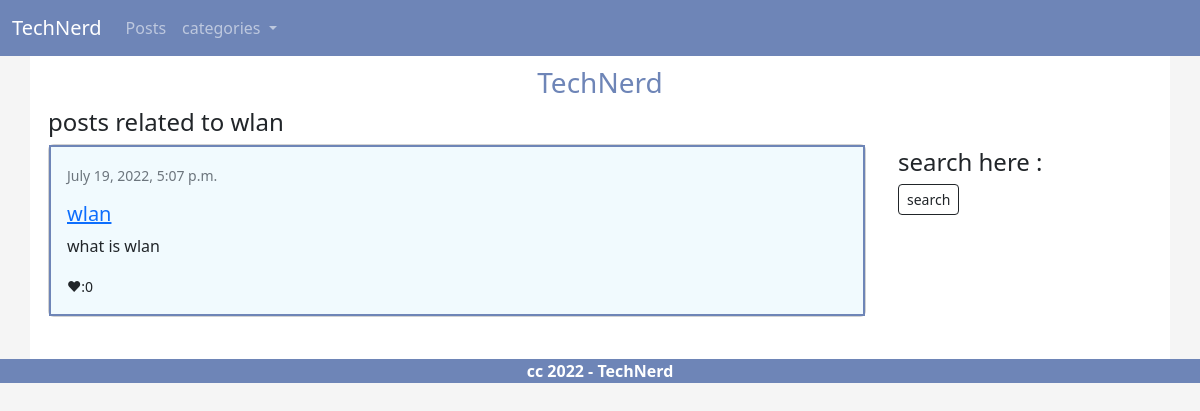
The app's page /posts/wlan/ with its own data.
### post/models.py (models this page shows, shortened)
class Post(models.Model):
    title = models.CharField(max_length=250)
    slug = models.SlugField()
    description = models.CharField(max_length=400)
    body = models.TextField()
    image = models.ImageField(default=None,blank=True)
    category = models.ForeignKey(Category,on_delete=models.DO_NOTHING,related_name='category_posts')
    tags = models.CharField(max_length=100)
    created_date = models.DateTimeField(auto_now_add=True)
    updated_date = models.DateTimeField(auto_now=True)
    def vote_count(self):
        return self.votes.count()
    class Meta():
        ordering = ['-created_date']

### post/views.py (the view)
# urls.py: path('posts/<str:tag>/',views.PostsByKeywordView.as_view(),name='by_keyword'),
class PostsByKeywordView(View):
    template_name = 'post/posts.html'
    def get(self, request, tag):
        posts = Post.objects.filter(tags__contains=tag)
        title = f'posts related to {tag}'
        return render(request, self.template_name, {'posts': posts, 'title': title})

### post/appcontext_processor.py (called while the page is built)
def categories(request):
    return {
        'categories' : Category.objects.all()
    }

### post/templates/post/posts.html (shortened to what this page needs)
{% extends 'bace.html' %}
{% block content %}
    <div class="m-2">
        <h4>{{title}}</h4>
        {% for post in posts %}
        {% include 'includes/post_card.html' with value=post %}
        {% endfor %}
    </div>
{% endblock %}
{% block side %}
    {% include 'includes/search.html' with form=search_form %}
{% endblock %}

### templates/includes/post_card.html (shortened to what this page needs)
<div class="card">
    <div class="card-body">
        <small class="text-muted">{{value.created_date}}</small>
        <a href="{% url 'post:detail' post.slug %}"><h5 class="card-title">{{value.title}}</h5></a>
        <p class="card-text">
            {{value.description}}
        </p>
        <small>❤:{{value.vote_count}}</small>
    </div>
</div><br>

### static/css/main.css (style rules this page uses)
body.style { background-color: #F5F5F5; }
div.card-body { background-color: #F1FAFE; border-style: solid; border-width: 2px; border-color: #6E85B7; }
h5 { padding-top: 15px; }

### records on screen
Post: created_date "July 19, 2022, 5:07 p.m.", title "wlan", description "what is wlan", vote_count "0"

### other values on screen
{{ title }} "posts related to wlan"
